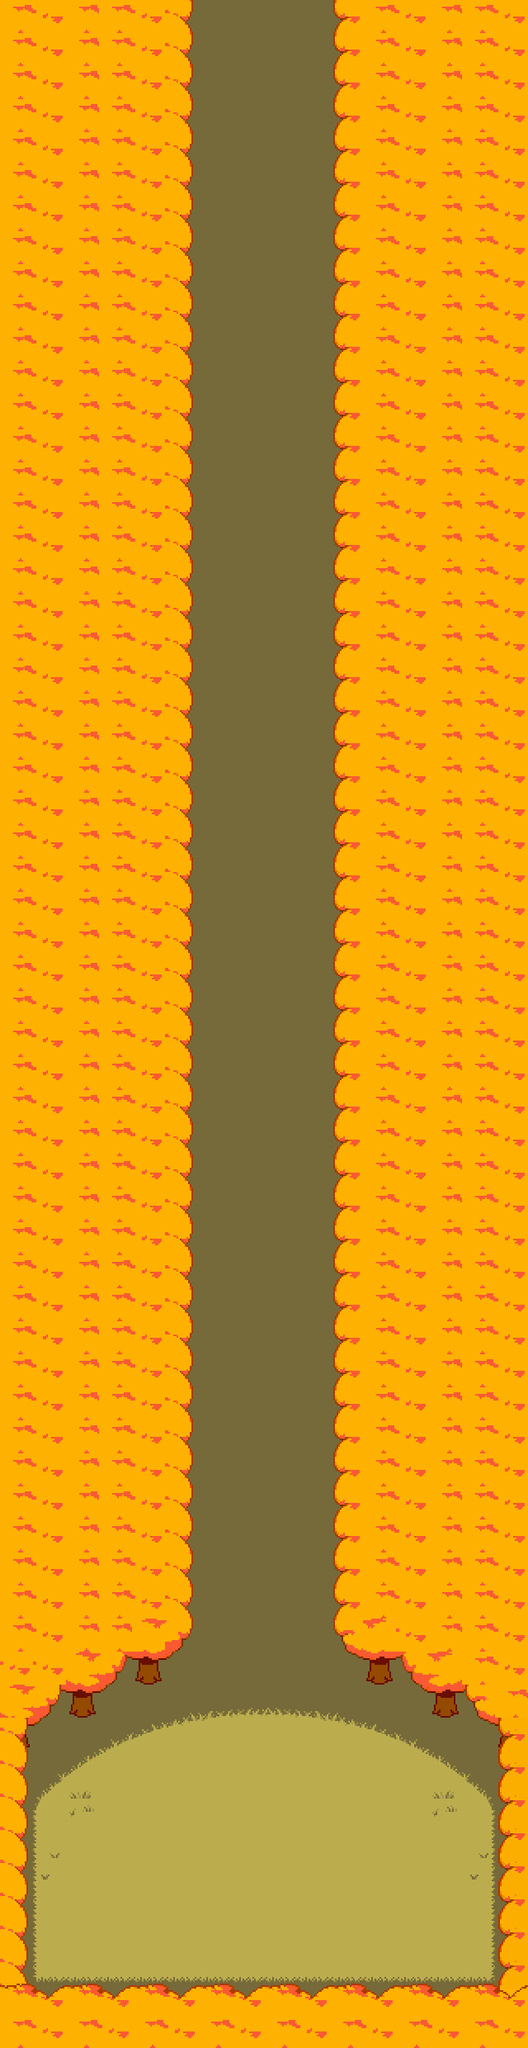

A level layout from a 2D game, rendered from its tile map. Below: a short description, then the map file with tile-grid data replaced by summaries:
An orthogonal 16x62 tile map with 40x40 px tiles, 4 tile layers (tile, tile2, tree, treeup), 1 image layer and 29 objects (transition, npc, sheltersound, interactable, entrynorth, ...).

<map version="1.8" tiledversion="1.8.6" orientation="orthogonal" renderorder="right-down" width="16" height="62" tilewidth="40" tileheight="40" infinite="0" nextlayerid="13" nextobjectid="45">
 <editorsettings>
  <export target="data.lua" format="lua" />
 </editorsettings>
 <properties>
  <property name="border" value="leaves" />
  <property name="light" type="bool" value="true" />
  <property name="music" value="deltarune/mus_birdnoise" />
 </properties>
 <tileset firstgid="1" source="../../../../tilesets/hometown.tsx" />
 <group id="6" name="main">
  <layer id="1" name="tile" width="16" height="62">
   <data>[992 cells, 882 non-empty, 1 distinct tile ids]</data>
  </layer>
  <layer id="5" name="tile2" width="16" height="62">
   <data>[992 cells, 5 non-empty, 5 distinct tile ids]</data>
  </layer>
  <imagelayer id="3" name="shelterground" offsetx="0" offsety="2064">
   <image source="../../../../../../assets/sprites/world/maps/hometown/shelterground.png" width="640" height="344" />
  </imagelayer>
  <layer id="4" name="tree" width="16" height="62">
   <data>[992 cells, 649 non-empty, 20 distinct tile ids]</data>
  </layer>
 </group>
 <objectgroup color="#5500ff" id="8" name="collision">
  <object id="1" x="400" y="0" width="40" height="2000" />
  <object id="2" x="440" y="2000" width="40" height="40" />
  <object id="3" x="520" y="2040" width="40" height="40" />
  <object id="4" x="400" y="2000">
   <polygon points="0,0 40,40 40,0" />
  </object>
  <object id="5" x="480" y="2040">
   <polygon points="0,0 40,0 40,40" />
  </object>
  <object id="6" x="560" y="2080">
   <polygon points="0,0 40,40 40,0" />
  </object>
  <object id="7" x="600" y="2120" width="40" height="360" />
  <object id="8" x="40" y="2440" width="560" height="40" />
  <object id="9" x="0" y="2120" width="40" height="360" />
  <object id="10" x="40" y="2120">
   <polygon points="0,0 0,-40 40,-40" />
  </object>
  <object id="11" x="120" y="2080">
   <polygon points="0,0 0,-40 40,-40" />
  </object>
  <object id="12" x="200" y="2040">
   <polygon points="0,0 0,-40 40,-40" />
  </object>
  <object id="13" x="160" y="2000" width="40" height="40" />
  <object id="14" x="80" y="2040" width="40" height="40" />
  <object id="15" x="200" y="0" width="40" height="2000" />
  <object id="18" x="240" y="2200" width="160" height="40" />
  <object id="31" x="160" y="2280" width="320" height="40" />
  <object id="35" x="120" y="2320">
   <polygon points="0,0 40,0 40,-40" />
  </object>
  <object id="36" x="160" y="2280">
   <polygon points="0,0 40,-40 40,0" />
  </object>
  <object id="37" x="200" y="2240">
   <polygon points="0,0 40,0 40,-40" />
  </object>
  <object id="38" x="400" y="2200">
   <polygon points="0,0 0,40 40,40" />
  </object>
  <object id="39" x="440" y="2240">
   <polygon points="0,0 0,40 40,40" />
  </object>
  <object id="40" x="480" y="2320">
   <polygon points="0,0 40,0 0,-40" />
  </object>
 </objectgroup>
 <objectgroup color="#ff00ff" id="9" name="objects">
  <object id="21" name="transition" x="240" y="-40" width="160" height="40">
   <properties>
    <property name="facing" value="up" />
    <property name="map" value="light/hometown/town_church" />
    <property name="marker" value="entrysouth" />
   </properties>
  </object>
  <object id="27" name="npc" x="296" y="2312" width="40" height="40">
   <properties>
    <property name="actor" value="shelter" />
   </properties>
  </object>
  <object id="41" name="sheltersound" x="320" y="2320">
   <point />
  </object>
  <object id="42" name="interactable" x="240" y="2280" width="160" height="40">
   <properties>
    <property name="cutscene" value="hometown.shelter" />
   </properties>
  </object>
 </objectgroup>
 <objectgroup color="#ff00ff" id="10" name="markers">
  <object id="20" name="entrynorth" x="320" y="40">
   <point />
  </object>
  <object id="43" name="spawn" x="320" y="2350">
   <point />
  </object>
 </objectgroup>
 <layer id="11" name="treeup" width="16" height="62">
  <data>[992 cells, 14 non-empty, 2 distinct tile ids]</data>
 </layer>
</map>
